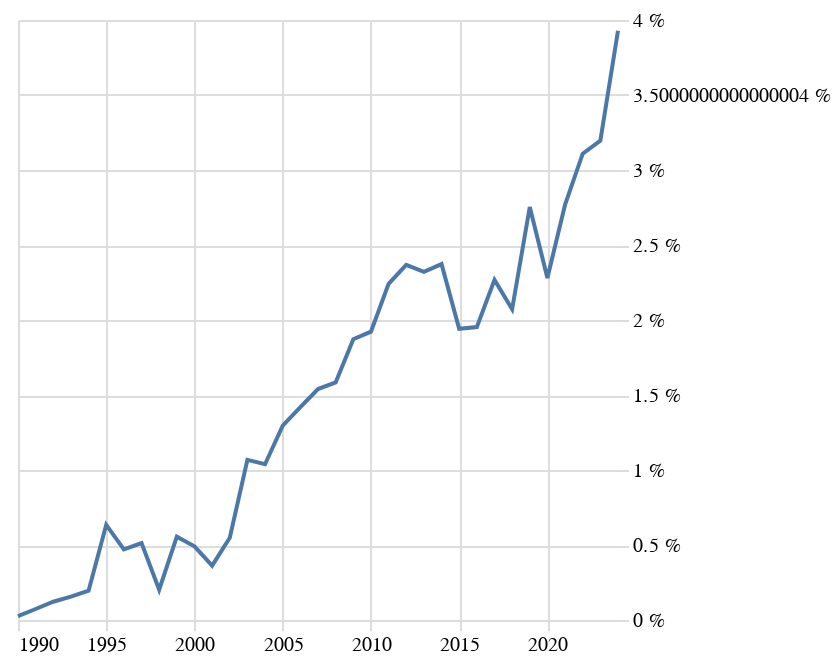

The cell this chart's notebook holds for it:
### Code cell
grafik("fantasy romány"	)

### Figure 1 — Vega-Lite specification as saved in the notebook (floating-point values rounded to 4 significant figures)
{"config": {"title": {"font": "Noticia Text", "fontSize": 14, "anchor": "start", "lineHeight": 21, "fontWeight": "bolder", "subtitleFont": "Noticia Text", "subtitleFontSize": 12, "subtitleFontWeight": "lighter", "subtitlePadding": 12, "dy": -12}, "axis": {"labelFont": "Asap", "titleFont": "Asap", "fontWeight": "lighter", "titleFontWeight": "lighter", "labelFontSize": 10, "titleFontSize": 10, "labelPadding": 2, "titlePadding": 10, "domainOpacity": 0, "tickColor": "#DCDDD6"}, "legend": {"labelFont": "Asap", "labelFontWeight": "normal", "titleFont": "Asap", "titleFontWeight": "normal", "labelFontSize": 10, "titleFontSize": 10}, "view": {"stroke": "transparent"}}, "data": {"name": "data-f91134caf1292886339ca20d52e0b353"}, "mark": {"type": "line"}, "encoding": {"x": {"axis": {"title": null}, "field": "rok", "type": "temporal"}, "y": {"axis": {"domainOpacity": 0, "labelExpr": "datum.label * 100 + ' %'", "orient": "right", "tickColor": "#DCDDD6", "title": null}, "field": "podil", "type": "quantitative"}}, "$schema": "https://vega.github.io/schema/vega-lite/v5.8.0.json", "datasets": {"data-f91134caf1292886339ca20d52e0b353": [{"rok": "1990-01-01T00:00:00", "pocet": 1, "len_right": 3905, "podil": 0.0002561}, {"rok": "1991-01-01T00:00:00", "pocet": 3, "len_right": 4096, "podil": 0.0007324}, {"rok": "1992-01-01T00:00:00", "pocet": 6, "len_right": 4924, "podil": 0.001219}, {"rok": "1993-01-01T00:00:00", "pocet": 10, "len_right": 6408, "podil": 0.001561}, {"rok": "1994-01-01T00:00:00", "pocet": 13, "len_right": 6650, "podil": 0.001955}, {"rok": "1995-01-01T00:00:00", "pocet": 48, "len_right": 7560, "podil": 0.006349}, {"rok": "1996-01-01T00:00:00", "pocet": 37, "len_right": 7861, "podil": 0.004707}, {"rok": "1997-01-01T00:00:00", "pocet": 43, "len_right": 8379, "podil": 0.005132}, {"rok": "1998-01-01T00:00:00", "pocet": 17, "len_right": 8424, "podil": 0.002018}, {"rok": "1999-01-01T00:00:00", "pocet": 49, "len_right": 8818, "podil": 0.005557}, {"rok": "2000-01-01T00:00:00", "pocet": 46, "len_right": 9365, "podil": 0.004912}, {"rok": "2001-01-01T00:00:00", "pocet": 34, "len_right": 9380, "podil": 0.003625}, {"rok": "2002-01-01T00:00:00", "pocet": 51, "len_right": 9295, "podil": 0.005487}, {"rok": "2003-01-01T00:00:00", "pocet": 103, "len_right": 9649, "podil": 0.01067}, {"rok": "2004-01-01T00:00:00", "pocet": 105, "len_right": 10113, "podil": 0.01038}, {"rok": "2005-01-01T00:00:00", "pocet": 135, "len_right": 10419, "podil": 0.01296}, {"rok": "2006-01-01T00:00:00", "pocet": 154, "len_right": 10852, "podil": 0.01419}, {"rok": "2007-01-01T00:00:00", "pocet": 176, "len_right": 11430, "podil": 0.0154}, {"rok": "2008-01-01T00:00:00", "pocet": 188, "len_right": 11872, "podil": 0.01584}, {"rok": "2009-01-01T00:00:00", "pocet": 210, "len_right": 11216, "podil": 0.01872}, {"rok": "2010-01-01T00:00:00", "pocet": 223, "len_right": 11601, "podil": 0.01922}, {"rok": "2011-01-01T00:00:00", "pocet": 260, "len_right": 11602, "podil": 0.02241}, {"rok": "2012-01-01T00:00:00", "pocet": 268, "len_right": 11321, "podil": 0.02367}, {"rok": "2013-01-01T00:00:00", "pocet": 266, "len_right": 11463, "podil": 0.02321}, {"rok": "2014-01-01T00:00:00", "pocet": 271, "len_right": 11422, "podil": 0.02373}, {"rok": "2015-01-01T00:00:00", "pocet": 230, "len_right": 11846, "podil": 0.01942}, {"rok": "2016-01-01T00:00:00", "pocet": 221, "len_right": 11317, "podil": 0.01953}, {"rok": "2017-01-01T00:00:00", "pocet": 255, "len_right": 11247, "podil": 0.02267}, {"rok": "2018-01-01T00:00:00", "pocet": 239, "len_right": 11535, "podil": 0.02072}, {"rok": "2019-01-01T00:00:00", "pocet": 310, "len_right": 11260, "podil": 0.02753}, {"rok": "2020-01-01T00:00:00", "pocet": 238, "len_right": 10438, "podil": 0.0228}, {"rok": "2021-01-01T00:00:00", "pocet": 297, "len_right": 10725, "podil": 0.02769}, {"rok": "2022-01-01T00:00:00", "pocet": 343, "len_right": 11033, "podil": 0.03109}, {"rok": "2023-01-01T00:00:00", "pocet": 315, "len_right": 9855, "podil": 0.03196}, {"rok": "2024-01-01T00:00:00", "pocet": 348, "len_right": 8859, "podil": 0.03928}]}}
